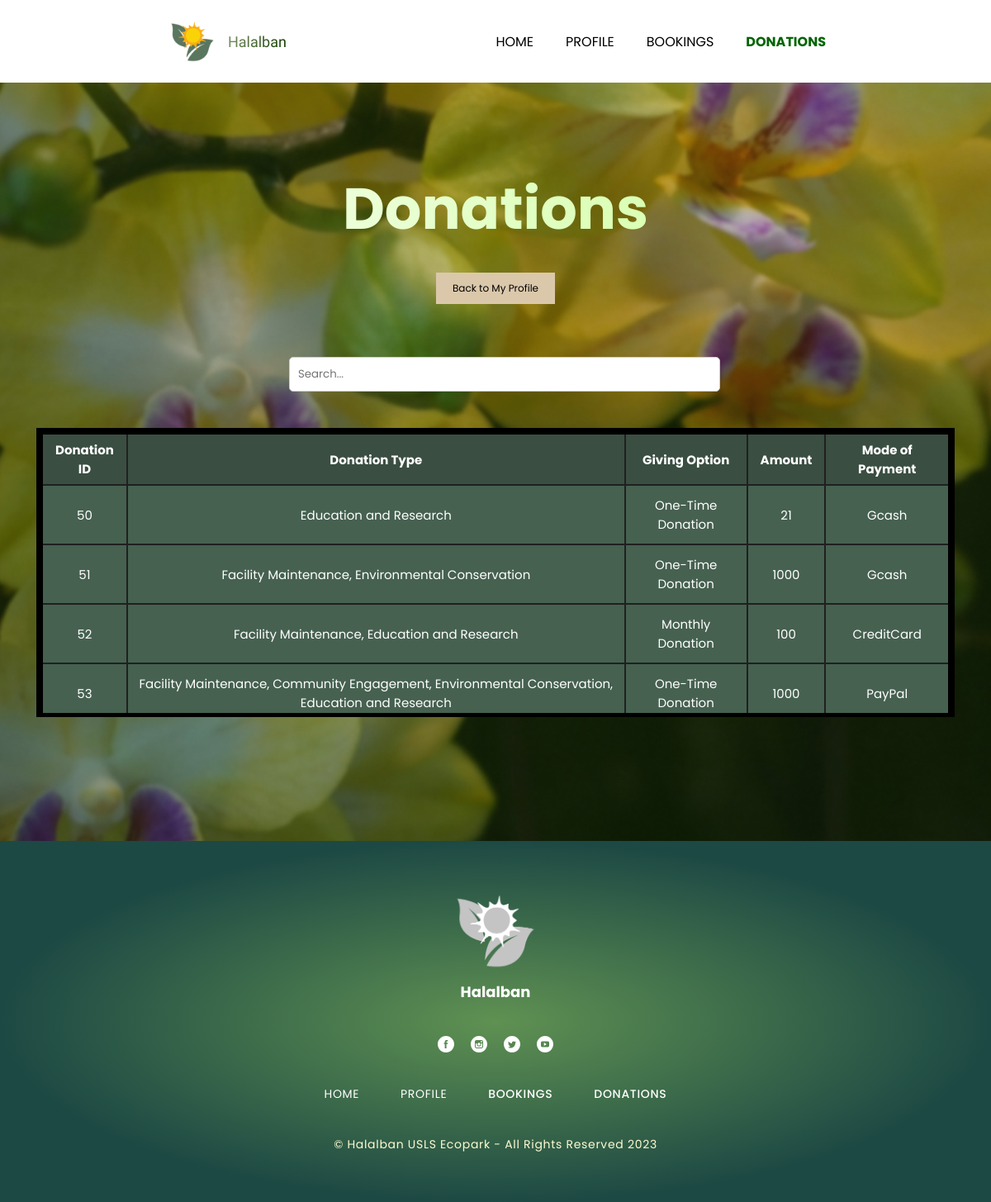
/view/admin_donation_tracker.php (signed in), run on the app's committed database.
### tables this page shows
CREATE TABLE `donations` (
  `donation_id` int(11) NOT NULL,
  `user_id` int(11) DEFAULT NULL,
  `donation_type` varchar(255) DEFAULT NULL,
  `giving_option` varchar(255) DEFAULT NULL,
  `amount` varchar(225) DEFAULT NULL,
  `mode_of_payment` varchar(50) DEFAULT NULL
);

### model/admin_donations_model.php (called while the page is built, shortened)
<?php
include '../db_connection.php';
$sql = "SELECT * FROM donations";
$result_donations = $conn->query($sql);
?>

### view/admin_donation_tracker.php (the view, shortened to what this page needs)
<?php
include '../model/admin_donations_model.php';
?>
<!DOCTYPE html>
<html lang="en">
<head>
    <link rel="stylesheet" href="css/reservations.css" />
    <link rel="stylesheet" type="text/css" href="css/global.css"/>
</head>
<body>
    <div class="admin-booking-tracker">
        <header class="navbar">
            <div class="frameroot">
                <img class="image-3-icon" loading="eager" alt="" src="./public/image-3@2x.png" />
                <div class="halalban">Halalban</div>
            </div>
            <div class="menu">
                <a class="home" href="admin_home.php">HOME</a>
                <a class="profile" href="admin_profile.php">PROFILE</a>
                <a class="book" href="admin_reservation_tracker.php">BOOKINGS</a>
                <a class="help active" href="admin_donation_tracker.php">DONATIONS</a>
            </div>
        </header>
        <section class="profile5">
            <img class="halalban-home-icon" alt="" src="./public/profile-bg.png" />
            <h1 class="my-profile">Donations</h1>
            <div class="profile-left">
                <div class="buttons-container">
                    <a href="../view/admin_profile.php" class="profile-link">Back to My Profile</a>
                </div>
                <div class="search-container">
                    <input type="text" id="searchInput" placeholder="Search..." onkeyup="filterTable()">
                </div>
                <div class="table-container">
                    <table>
                        <thead>
                        <tr>
                            <th>Donation ID</th>
                            <th>Donation Type</th>
                            <th>Giving Option</th>
                            <th>Amount</th>
                            <th>Mode of Payment</th>
                        </tr>
                        </thead>
                        <tbody>
                        <?php
                            if (isset($result_donations) && $result_donations->num_rows > 0) {
                                while($row = $result_donations->fetch_assoc()) {
                                    echo "<tr>";
                                    echo "<td>".$row['donation_id']."</td>";
                                    echo "<td>".$row['donation_type']."</td>";
                                    echo "<td>".$row['giving_option']."</td>";
                                    echo "<td>".$row['amount']."</td>";
                                    echo "<td>".$row['mode_of_payment']."</td>";
                                    echo "</tr>";
                                }
                            } else {
                                echo "<tr><td colspan='5'>No donations found</td></tr>";
                            }
                        ?>
                        </tbody>
                    </table>
                </div>
            </div>
        </section>
        <footer class="footer1">
            <div class="layer-0-1-parent">
                <img class="layer-0-11" loading="eager" alt="" src="./public/layer-0-1@2x.png" />
                <b class="halalban4">Halalban</b>
            </div>
            <div class="social-media-links">
                <img class="facebook-icon1" loading="eager" alt="" src="./public/facebook.svg" />
                <img class="instagram-icon1" loading="eager" alt="" src="./public/instagram.svg" />
                <img class="twitter-icon1" loading="eager" alt="" src="./public/twitter.svg" />
                <img class="youtube-icon1" loading="eager" alt="" src="./public/youtube.svg" />
            </div>
            <div class="menu3">
                <div class="home4">HOME</div>
                <div class="profile6">PROFILE</div>
                <div class="book5">BOOKINGS</div>
                <div class="help4">DONATIONS</div>
            </div>
            <div class="halalban-usls-ecopark1">© Halalban USLS Ecopark - All Rights Reserved 2023</div>
        </footer>
    </div>
</body>
</html>

### view/css/reservations.css (style rules this page uses)
body { font-family: 'Poppins', sans-serif; background-color: #A2D2FF; }
.search-container { width: 500px; }
#searchInput { width: 100%; padding: 10px; border: 1px solid #ccc; border-radius: 5px; font-family: 'Poppins', sans-serif; }
table { margin: -20px; width: 100%; border: 3px solid black; border-collapse: collapse; }
.table-container { border: 5px solid #000000; width: 95%; padding: 20px 0; display: flex; justify-content: center; max-height: 300px; overflow-y: auto; margin: 0 auto; }
th, td { padding: 5px 15px; border: 2px solid #202020; height: 50px; }
td { text-align: center; background-color: #466150; padding: 10px; }
tr { background-color: #3a4e41; color: white; font-size: 15px; }
th { text-align: center; font-size: 15px; }
td:nth-child(1), td:nth-child(10) { width: 5%; }
.halalban-home-icon { width: 100%; position: absolute; margin: 0 !important; top: -2px; max-width: 100%; overflow: hidden; height: 1100px; flex-shrink: 0; object-fit: cover; }
.my-profile { margin-top: 100px; margin-bottom: -50px; width: 1518px; position: relative; font-size: inherit; font-weight: 700; font-family: inherit; background: linear-gradient(90deg, #fff, #c7ff8e); -webkit-background-clip: text; -webkit-text-fill-color: transparent; display: inline-block; max-width: 100%; z-index: 1; }
.profile-link { appearance: none; text-decoration: none; outline: none; cursor: pointer; border: none; padding: 10px 20px; background-color: #dbc8ab; border-radius: 0px; display: inline-block; white-space: nowrap; color: rgb(0, 0, 0); font-family: 'Poppins', sans-serif; font-size: 12px; transition: background-color 0.3s ease; margin-bottom: 0px; }
.buttons-container { margin-bottom: 20px; }
.profile5, .booking-list { align-self: stretch; max-width: 100%; overflow: hidden; }
.profile5, .booking-list { background-color: #c1d1b5; display: flex; flex-direction: column; align-items: center; justify-content: center; padding: 108px 20px 150px; box-sizing: border-box; position: relative; gap: 74px; text-align: center; font-size: 70px; color: #fff; font-family: Poppins; padding-top: 100px; }
.profile-left { position: relative; width: 90%; display: flex; flex-direction: column; align-items: center; justify-content: center; gap: 44px; text-align: left; font-size: 20px; color: #fff; font-family: Poppins; }
@media screen and (max-width: 1200px) { .profile-left { min-width: 100%; } }

### data on the page
donations: donation_id "50", donation_type "Education and Research", giving_option "One-Time Donation", amount "21", mode_of_payment "Gcash"
donations: donation_id "51", donation_type "Facility Maintenance, Environmental Conservation", giving_option "One-Time Donation", amount "1000", mode_of_payment "Gcash"
donations: donation_id "52", donation_type "Facility Maintenance, Education and Research", giving_option "Monthly Donation", amount "100", mode_of_payment "CreditCard"
donations: donation_id "53", donation_type "Facility Maintenance, Community Engagement, Environmental Conservation, Education and Research", giving_option "One-Time Donation", amount "1000", mode_of_payment "PayPal"
